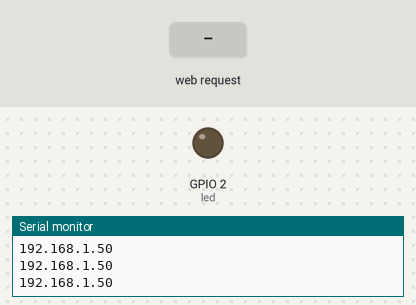
Simulated run of this sketch. Board: ESP8266 (NodeMCU). Shown: output pins drawn as LEDs (lit = HIGH), the last lines printed to the serial monitor. Inputs (shaded band) come from the test bench. WiFi joins after 1.5 s; servers stay silent unless stated.

Above: at 3.8 s.
3.9 s: HTTP request GET /q received
At 5.3 s:
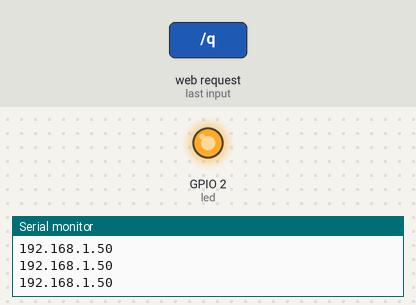
5.6 s: HTTP request GET /u received
At 6.5 s:
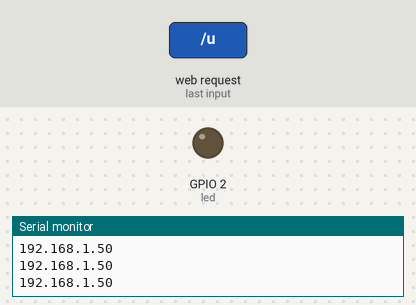
Timing chart, 0 to 8.6 s (numbered marks = the images above; inputs shaded):
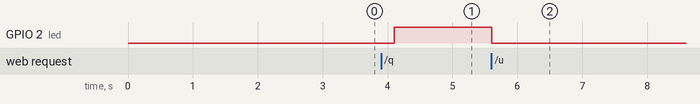

The sketch:

Esp8266_-Webserver.ino
```cpp
#include <ESP8266WiFi.h>

const char* ssid = "AP-SSID";
const char* password = "AP-PASSWORD";

WiFiServer server(80);
int led = 2;

void setup()
{
  Serial.begin(9600);
  delay(100);

  pinMode(led, OUTPUT);
  digitalWrite(led, 0);

  WiFi.begin(ssid, password);

  while (WiFi.status() != WL_CONNECTED)
  {
    delay(250);
  }


  server.begin();

  Serial.println("");
  delay(1000);
  Serial.println(WiFi.localIP());
}

void loop()

{

Serial.println(WiFi.localIP());
delay(500);
  WiFiClient client = server.available();
  if (!client)
  {
    return;
  }

  //Serial.println("new client");

  while (!client.available())
  {
    delay(1);
  }

  String req = client.readStringUntil('\r');
  // Serial.println(req);

  client.flush();

  //-----------------------------------------
  if (req.indexOf("/q") != -1)
  {
    digitalWrite(led, 1);
  }
  else if (req.indexOf("/u") != -1)
  {
    digitalWrite(led, 0);
  }
  //-----------------------------------------
  client.flush();
  //-----------------------------------------

  String s = "HTTP/1.1 200 OK\r\nContent-Type: text/html\r\n\r\n";
  s += "<head>";
  s += "<meta charset=\"utf-8\">";
  s += "<meta name=\"viewport\" content=\"width=device-width, initial-scale=1\">";
  s += "<script src=\"https://code.jquery.com/jquery-2.1.3.min.js\"></script>";
  s += "<link rel=\"stylesheet\" href=\"https://maxcdn.bootstrapcdn.com/bootstrap/3.3.4/css/bootstrap.min.css\">";
  s += "</head>";

  s += "<div class=\"container\">";
  s += "<h1>Device Control</h1>";
  s += "<div class=\"row\">";

  s += "<div class=\"col-md-2\"><input class=\"btn btn-block btn-lg btn-success\"style=\"font-size:28px;border-radius:100%;height:100px;width:100px;\"type=\"button\" value=\"ON\" onclick=\"on()\"></div>";
  s += "<div class=\"col-md-2\"><input class=\"btn btn-block btn-lg btn-danger\"style=\"font-size:28px;border-radius:100%;height:100px;width:100px;\" type=\"button\" value=\"OFF\" onclick=\"off()\"></div>";
  s += "</div></div>";

  s += "<script>function on() {$.get(\"/q\");}</script>";
  s += "<script>function off() {$.get(\"/u\");}</script>";

  client.print(s);
  delay(1);


}
```

Measured:
- after the input at 3.9 s, GPIO 2 (led): LOW → HIGH after 0.20 s
- after the input at 5.6 s, GPIO 2 (led): HIGH → LOW at once
